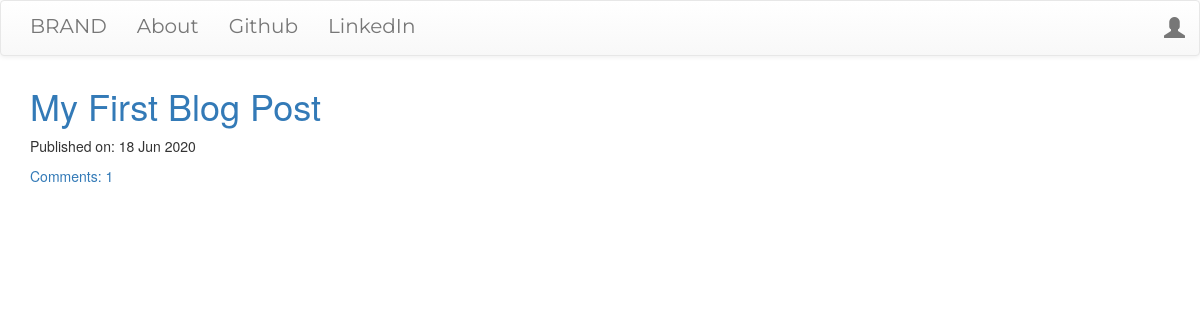
Before: / with the older database file.
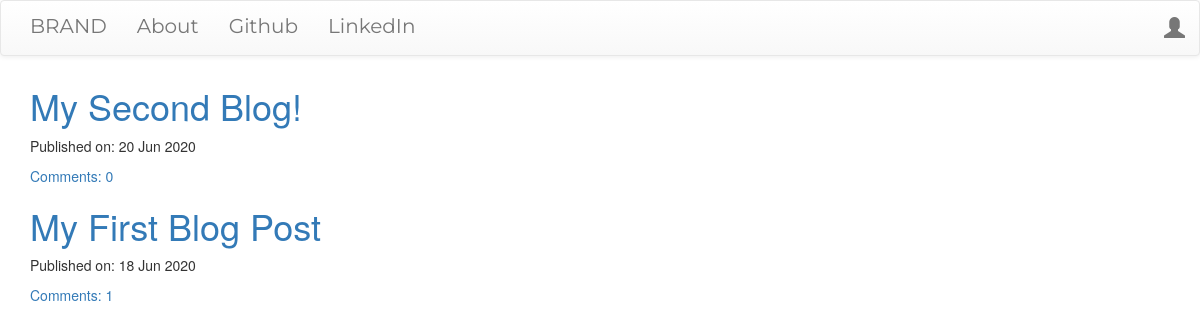
After: the same page with the newer database file.
### myblog/models.py (models this page shows, shortened)
class Post(models.Model):
    author = models.ForeignKey('auth.User',on_delete=models.CASCADE)
    title = models.CharField(max_length=200)
    text = models.CharField(max_length=200)
    create_date = models.DateTimeField(default=timezone.now)
    published_date = models.DateTimeField(blank=True,null=True)
    def approve_comments(self):
        return self.comments.filter(approved_comment=True)

### myblog/views.py (the view)
# urls.py: url(r'^$',views.PostListView.as_view(),name='post_list'),
class PostListView(ListView):
    model = Post
    def get_queryset(self):
        return Post.objects.filter(published_date__lte=timezone.now()).order_by('-published_date')

### myblog/templates/myblog/post_list.html
{% extends 'myblog/base.html' %}
{% block content%}
<div class="centerstage">
    {% for post in post_list %}
        <div class="Post">
            <h1><a href="{%url 'post_detail' pk=post.pk%}">{{post.title}}</a></h1>
            <div class="date">
                <p>Published on: {{post.published_date | date:"d M Y"}}</p>
            </div>
            <a href="{%url 'post_detail' pk=post.pk%}">Comments: {{post.approve_comments.count}}</a>
        </div>
    {% endfor %}
</div>
{% endblock %}

### myblog/templates/myblog/base.html (shortened to what this page needs)
<!DOCTYPE html>
{% load static %}
<html lang="en">
<head>
    <link rel="stylesheet" href="https://maxcdn.bootstrapcdn.com/bootstrap/3.3.7/css/bootstrap.min.css">
<link rel="stylesheet" href="https://maxcdn.bootstrapcdn.com/bootstrap/3.3.7/css/bootstrap-theme.min.css">
    <link rel="stylesheet" href="//cdn.jsdelivr.net/npm/medium-editor@latest/dist/css/medium-editor.min.css" type="text/css" media="screen" charset="utf-8">
    <link rel="stylesheet" href="{% static 'css/blog.css' %}">
</head>
<body>
    <nav class="navbar navbar-default techfont custom-navbar">
        <div class="container">
            <ul class="nav navbar-nav">
            <li><a class='navbar-brand bigbrand underlined' href="{% url 'post_list'%}">BRAND</a></li>
            <li><a class="underlined" href="{% url 'about'%}">About</a></li>
            <li><a class="underlined" href="https://www.github.com/yash270998/">Github</a></li>
            <li><a class="underlined" href="https://www.linkedin.com/in/yashmsomani/">LinkedIn</a></li>
            </ul>
            <ul class="nav navbar-nav navbar-right">
                {% if user.is_authenticated %}
                <li><a class="underlined" href="{% url 'post_new' %}">New Post</a></li>
                <li><a class="underlined" href="{% url 'post_draft_list' %}">Drafts</a></li>
                <li><a class="underlined" href="{% url 'logout' %}">Log Out</a></li>
                <li><a>Welcome : {{user.username}}</a></li>
                {% else %}
                <li><a class='nav navbar-right' href="{% url 'login' %}"><span class='glyphicon glyphicon-user'></span></a></li>
                {% endif %}
            </ul>
        </div>
    </nav>
    <div class="content container">
        <div class="row">
            <div class="col-md-8">
                <div class='blog_posts'>
                    {% block content%}
                    {% endblock %}
                </div>
            </div>
        </div>
    </div>
</body>
</html>

### myblog/static/css/blog.css (style rules this page uses)
.techfont { font-family: 'Montserrat', sans-serif; font-size: 1.5em; margin-bottom: 10px; }
.bigbrand { font-size: 1.5em; }
.centerstage { margin-left: auto; margin-right: auto; }
.underlined { color: black; font-size: 20px; background-image: linear-gradient(to right, rgb(44, 176, 224), rgb(25, 79, 139)); background-size: 0 5%; background-position: 0 2.2em; background-repeat: no-repeat; transition: background 1s; }

Changed rows visible on the page:
added Post: title "My Second Blog!", published_date "20 Jun 2020", approve_comments.count "0"
